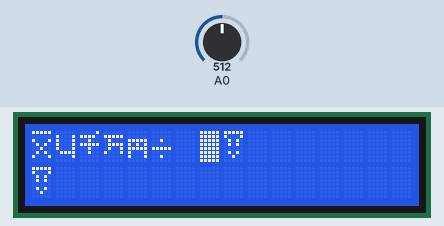
This sketch was run on a simulated Arduino Uno, built with avr-gcc and run on an emulated ATmega328P. Parts: 16×2 character LCD. The inputs (shaded band) are chosen by the test bench; at power-on: A0 = 512.

Above: at 1.27 s.
1.3 s: A0 set to 582
3.3 s: A0 set to 609
At 3.9 s:
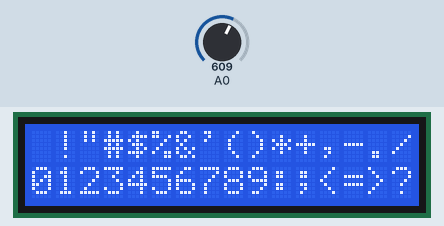
4.8 s: A0 set to 511
At 4.99 s:
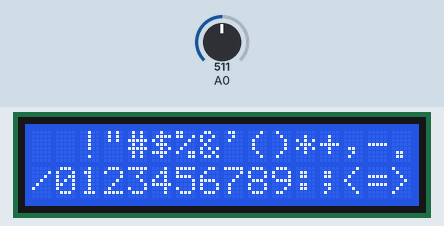
6.8 s: A0 set to 306
At 7.0 s:
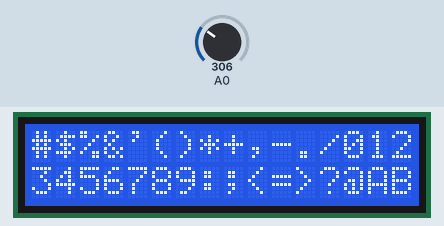
8.8 s: A0 set to 6
At 9.01 s:
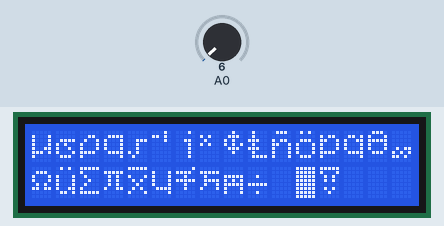
10.8 s: A0 set to 122
At 11.02 s:
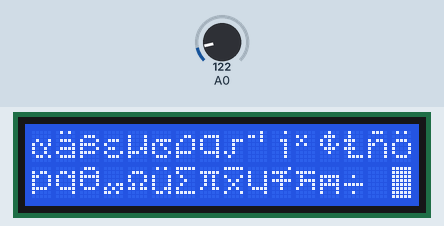

Measured:
- the behaviour switches between 600 and 601 on A0 (found by bisection; images 0 and 1)
- after the input at 3.3 s, the display: changes after 0.07 s (image 1)
- after the input at 4.8 s, the display: changes after 0.11 s (image 2)
- after the input at 6.8 s, the display: changes after 0.12 s (image 3)
- after the input at 8.8 s, the display: changes after 0.13 s (image 4)
- after the input at 10.8 s, the display: changes after 0.15 s (image 5)

The sketch:

lcd-character-dump.ino
```cpp
// library code
#include <LiquidCrystal.h>

// initialize LiquidCrystal library
// pins for the LCD Keypad Shield
LiquidCrystal lcd(8, 13, 9, 4, 5, 6, 7);
// custom character, only lower 5 bits count!
uint8_t custom[8] = {31,17,10,10,0,10,4,0}; // smiley

uint8_t adc_key_pin = 0;
uint16_t adc_key_val[5] = {50, 200, 400, 600, 800};
// none, right, up, down, left, select
int16_t adj[6] = {0, 1, -16, 16, -1, 0};
//uint16_t adc_key_in;  // current key, 0 for no key
//uint16_t adc_key_prev; // previous key, 0 for no key

uint8_t startChar = 0;

// which key was pressed, 0 for no key
uint8_t decodeKey(uint8_t adc_pin) {
  uint8_t key = 0; // assume no key pressed
  uint16_t first, second;
  first = analogRead(adc_pin);
  delay(50);
  second = analogRead(adc_pin);
  //if (abs(second-first) < 10) {
  if ((second ^ first) < 4) { // xor two readings
    key = 0;
    while ((key < 5) && (second > adc_key_val[key])) {
      key += 1;
    }
    key += 1; // 0-4 becomes 1-5
    key = key % 6; // 6 becomes 0
  }
  //lcd.setCursor(0,0);
  //lcd.print(first);
  //lcd.print(":");
  //lcd.setCursor(0,1);
  //lcd.print(second);
  //lcd.print(":");
  return key;
}

void setup() {
  pinMode(13,OUTPUT);
  digitalWrite(13,LOW);
  lcd.begin(16,2);
  lcd.createChar(0,custom);
//  adc_key_in = 0;
//  adc_key_prev = 0;
}

void loop() {
  int i, j, key;
  key = decodeKey(adc_key_pin);
  startChar += adj[key];
  if (key == 5) {
    // select
    startChar = 32;
  }
  for(j=0;j<2;j++) {
    lcd.setCursor(0,j);
    for(i=0;i<16;i++) {
      lcd.write(startChar + j * 16 + i);
    }
  }
  if (key > 0) {
    // indicate keypress delay
    digitalWrite(13,HIGH);
    delay(100);
    digitalWrite(13,LOW);
  }
}
```
